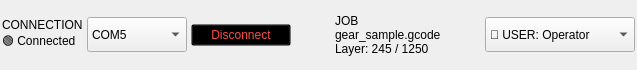
       <widget class="QFrame" name="topbarFrame">
        <property name="maximumSize">
         <size>
          <width>16777215</width>
          <height>70</height>
         </size>
        </property>
        <layout class="QHBoxLayout" name="topbarLayout">
         <property name="spacing">
          <number>4</number>
         </property>
         <property name="leftMargin">
          <number>2</number>
         </property>
         <property name="rightMargin">
          <number>2</number>
         </property>
         <item>
          <widget class="QLabel" name="lblConnectionStatus">
           <property name="text">
            <string>CONNECTION
🟢 Connected</string>
           </property>
          </widget>
         </item>
         <item>
          <widget class="QComboBox" name="comboPort">
           <property name="minimumSize">
            <size>
             <width>100</width>
             <height>35</height>
            </size>
           </property>
           <item>
            <property name="text">
             <string>COM5</string>
            </property>
           </item>
          </widget>
         </item>
         <item>
          <widget class="QPushButton" name="btnDisconnect">
           <property name="minimumSize">
            <size>
             <width>100</width>
             <height>20</height>
            </size>
           </property>
           <property name="styleSheet">
            <string>color: #f85149; border-color: #f85149; background: transparent;</string>
           </property>
           <property name="text">
            <string>Disconnect</string>
           </property>
          </widget>
         </item>
         <item>
          <spacer name="topbarSpacer1">
           <property name="orientation">
            <enum>Qt::Orientation::Horizontal</enum>
           </property>
           <property name="sizeHint" stdset="0">
            <size>
             <width>40</width>
             <height>20</height>
            </size>
           </property>
          </spacer>
         </item>
         <item>
          <widget class="QLabel" name="lblJobInfo">
           <property name="text">
            <string>JOB
gear_sample.gcode
Layer: 245 / 1250</string>
           </property>
          </widget>
         </item>
         <item>
          <spacer name="topbarSpacer2">
           <property name="orientation">
            <enum>Qt::Orientation::Horizontal</enum>
           </property>
           <property name="sizeHint" stdset="0">
            <size>
             <width>40</width>
             <height>20</height>
            </size>
           </property>
          </spacer>
         </item>
         <item>
          <widget class="QComboBox" name="comboUser">
           <property name="minimumSize">
            <size>
             <width>150</width>
             <height>35</height>
            </size>
           </property>
           <item>
            <property name="text">
             <string>👤 USER: Operator</string>
            </property>
           </item>
          </widget>
         </item>
        </layout>
       </widget>
